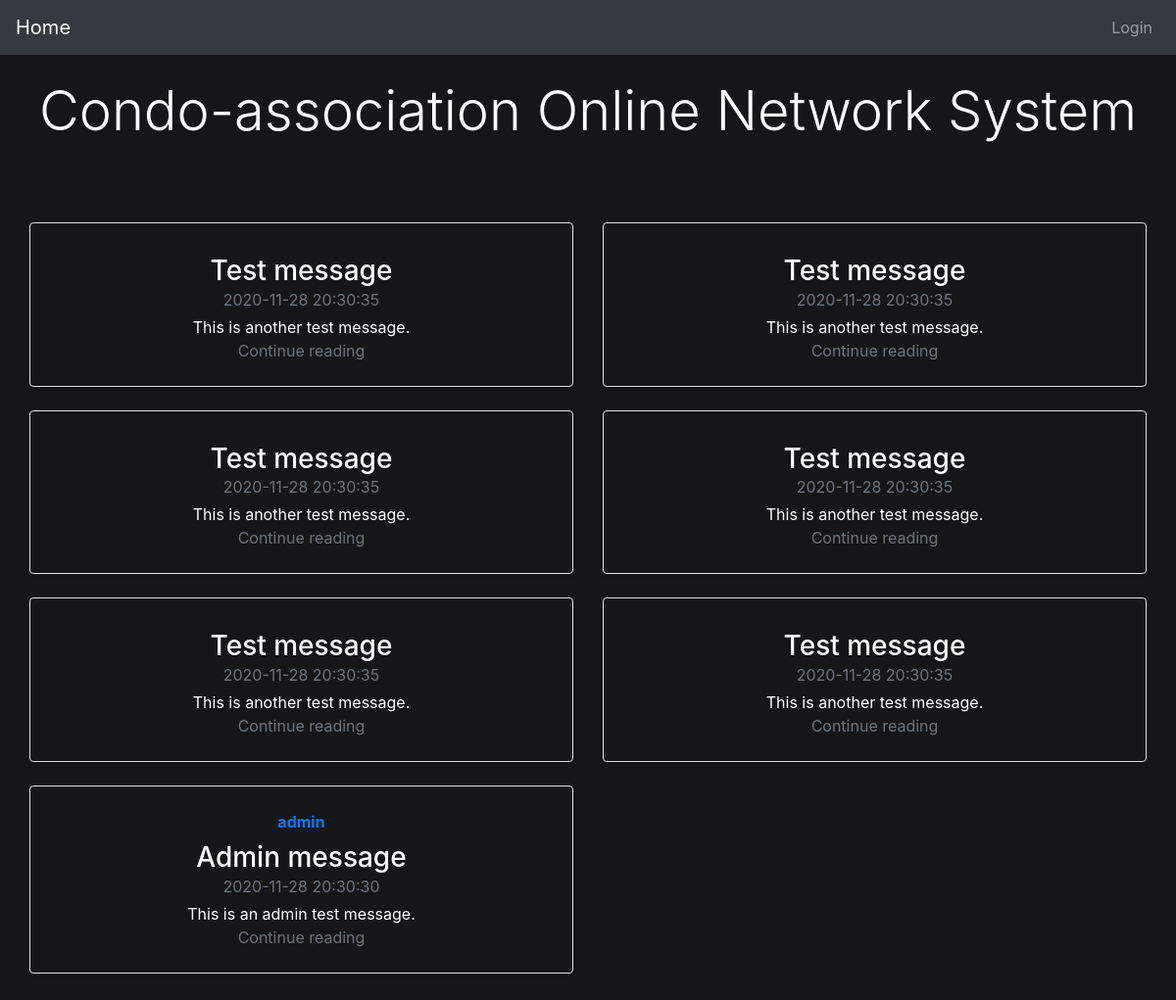
The page / on the database its author committed.
### tables this page shows
CREATE TABLE `posts` (
  `post_id` INT NOT NULL AUTO_INCREMENT,
  `user_id` INT NOT NULL,
  `post_date` DATETIME NOT NULL,
  `view_permission` VARCHAR(45) DEFAULT "public",
  `title` VARCHAR(45),
  `content` VARCHAR(1000),
  `image_status` INT(1) DEFAULT 0,  
  `is_announcement` INT(1) DEFAULT 0,  
  PRIMARY KEY (`post_id`),
  FOREIGN KEY (`user_id`) REFERENCES condo_owners(`user_id`)
);

CREATE TABLE `condo_owners` (
  `user_id` INT NOT NULL AUTO_INCREMENT,
  `name` VARCHAR(45) NOT NULL,
  `email` VARCHAR(45) NOT NULL,
  `password` VARCHAR(255) NOT NULL, 
  `address` VARCHAR(45) NOT NULL,
  `percent_owned` DECIMAL NOT NULL,
  `privilege` VARCHAR(45) NOT NULL,
  PRIMARY KEY (`user_id`)
);

### includes/config_inc.php (called while the page is built, shortened)
<?php
    $home_url = "index.php";
    $login_url = "login.php";
    $active_page = substr($_SERVER["SCRIPT_NAME"],strrpos($_SERVER["SCRIPT_NAME"],"/")+1);

### includes/functions_inc.php (called while the page is built, shortened)
<?php
function fetch_user_by_id($conn, $uid) {
    $sql = "SELECT * FROM condo_owners WHERE user_id = ?;";
    $stmt = mysqli_stmt_init($conn);
    if(!mysqli_stmt_prepare($stmt, $sql)) {
        header("location: ../index.php?error=stmterror");
        exit();
    }
    mysqli_stmt_bind_param($stmt, "i", $uid);
    mysqli_stmt_execute($stmt);
    $query_result = mysqli_stmt_get_result($stmt);
    if ($row = mysqli_fetch_assoc($query_result)) {
        return $row;
    }
    else {
        return false;
    }
}

### includes/post_functions_inc.php (the view, shortened to what this page needs)
<?php
function print_posts($conn) {
    require_once "functions_inc.php";
    $sql = "SELECT * FROM posts ORDER BY post_id DESC;";
    $query_result = mysqli_query($conn, $sql);
    echo '<div class="row mb-2 margin-top">';
    if($query_result) {
        while($row = mysqli_fetch_assoc($query_result)) {
            $user = fetch_user_by_id($conn, $row["user_id"]);
        echo '
            <div class="col-md-6">
                <div class="row no-gutters border rounded overflow-hidden flex-md-row mb-4 shadow-sm h-md-250 position-relative">
                    <div class="col p-4 d-flex flex-column position-static">
                        <strong class="d-inline-block mb-2 text-primary">'.$user["name"].'</strong>
                        <h3 class="mb-0">'. $row["title"] .'</h3>
                        <div class="mb-1 text-muted">'. $row["post_date"] .'</div>
                        <p class="card-text mb-auto">'. $row["content"] .'</p>
                        <a href="#?pid='. $row["post_id"] .'" class="stretched-link text-muted">Continue reading</a>
                    </div>
                    <!-- <div class="col-auto d-none d-lg-block">
                    <svg class="bd-placeholder-img" width="200" height="250" xmlns="http://www.w3.org/2000/svg" preserveAspectRatio="xMidYMid slice" focusable="false" role="img" aria-label="Placeholder: Thumbnail"><title>Placeholder</title><rect width="100%" height="100%" fill="#55595c"/><text x="50%" y="50%" fill="#eceeef" dy=".3em">Thumbnail</text></svg>
                    </div> -->
                </div>
            </div>';
        }
    }
    echo '</div>';
}

### header.php (shortened to what this page needs)
<?php
    require_once "includes/config_inc.php";
?>
<!DOCTYPE html>
<html lang="en">
<head>
    <link rel="stylesheet" href="https://cdn.jsdelivr.net/npm/bootstrap@4.5.3/dist/css/bootstrap.min.css">
    <link rel="stylesheet" href="css/style.css">
</head>
<body>
    <nav class="navbar navbar-expand-md bg-dark navbar-dark fixed-top">
        <a class="navbar-brand" href="<?php echo $home_url ?>">Home</a>
        <div class="collapse navbar-collapse" id="collapsibleNavbar">
            <ul class="navbar-nav ml-auto">
                <li class="nav-item">
                <?php
                    if (isset($_SESSION["user_id"])) {
                        if ($_SESSION["privilege"] == "admin") {
                            echo "<li class=\"nav-item\"><a class=\"nav-link ";
                            if(strpos($active_page, "admin") !== false)
                                echo "active";
                            echo "\" href=\"{$admin_url}\">Admin</a></li>";
                        }
                        echo "<li class=\"nav-item\"><a class=\"nav-link ";
                            if($active_page == "setings.php")
                                echo "active";
                            echo "\" href=\"{$settings_url}\">Settings</a></li>";
                        echo "<a class=\"nav-link ";
                            if($active_page == "profile.php")
                                echo "active";
                        echo "\" href=\"{$profile_url}\">Profile</a>";
                    }
                    else {
                        echo "<a class=\"nav-link ";
                            if($active_page == "login.php")
                                echo "active";
                        echo "\" href=\"{$login_url}\">Login</a>";
                    }
                ?>
                </li>
            </ul>
        </div>
    </nav>
    <div class="container-fluid margin-top">

### index.php (shortened to what this page needs)
<?php
    include_once "header.php";
?>
<div class="col-md-12 text-center">
    <h1 class="display-4">Condo-association Online Network System</h1>
    <?php
        require_once "includes/db_handler_inc.php";
        require_once "includes/post_functions_inc.php";
        print_posts($conn);
    ?>
</div>
<?php
    include_once "footer.php";
?>

### footer.php (shortened to what this page needs)
</div>
</body>
</html>

### css/style.css (style rules this page uses)
body { color: #fff; background-color: #151617; }
.margin-top { margin-top : 5rem; }

### rows shown on the page
posts: title "Test message", post_date "2020-11-28 20:30:35", content "This is another test message."
posts: title "Test message", post_date "2020-11-28 20:30:35", content "This is another test message."
posts: title "Test message", post_date "2020-11-28 20:30:35", content "This is another test message."
posts: title "Test message", post_date "2020-11-28 20:30:35", content "This is another test message."
posts: title "Test message", post_date "2020-11-28 20:30:35", content "This is another test message."
posts: title "Test message", post_date "2020-11-28 20:30:35", content "This is another test message."
posts: user.name "admin", title "Admin message", post_date "2020-11-28 20:30:30", content "This is an admin test message."
